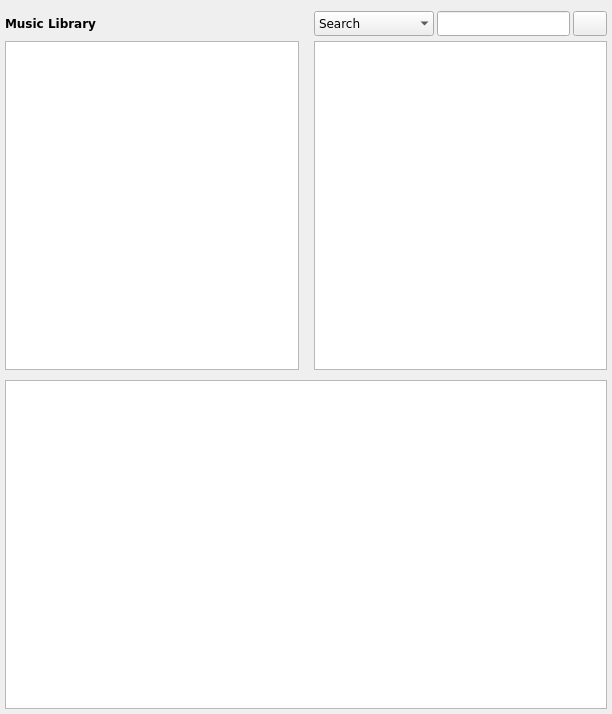
<?xml version="1.0" encoding="UTF-8"?>
<ui version="4.0">
 <class>Library_windowed</class>
 <widget class="QWidget" name="Library_windowed">
  <property name="geometry">
   <rect>
    <x>0</x>
    <y>0</y>
    <width>612</width>
    <height>714</height>
   </rect>
  </property>
  <property name="minimumSize">
   <size>
    <width>0</width>
    <height>0</height>
   </size>
  </property>
  <property name="focusPolicy">
   <enum>Qt::StrongFocus</enum>
  </property>
  <property name="windowTitle">
   <string>Library</string>
  </property>
  <layout class="QGridLayout" name="gridLayout">
   <property name="leftMargin">
    <number>5</number>
   </property>
   <property name="rightMargin">
    <number>5</number>
   </property>
   <property name="bottomMargin">
    <number>5</number>
   </property>
   <property name="horizontalSpacing">
    <number>15</number>
   </property>
   <property name="verticalSpacing">
    <number>5</number>
   </property>
   <item row="4" column="0" colspan="4">
    <widget class="LibraryView" name="tb_title">
     <property name="sizePolicy">
      <sizepolicy hsizetype="Preferred" vsizetype="MinimumExpanding">
       <horstretch>0</horstretch>
       <verstretch>0</verstretch>
      </sizepolicy>
     </property>
     <property name="font">
      <font>
       <family>DejaVu Sans</family>
       <pointsize>8</pointsize>
       <weight>75</weight>
       <bold>true</bold>
      </font>
     </property>
     <property name="layoutDirection">
      <enum>Qt::LeftToRight</enum>
     </property>
     <property name="frameShadow">
      <enum>QFrame::Sunken</enum>
     </property>
     <property name="editTriggers">
      <set>QAbstractItemView::NoEditTriggers</set>
     </property>
     <property name="showDropIndicator" stdset="0">
      <bool>false</bool>
     </property>
     <property name="dragEnabled">
      <bool>true</bool>
     </property>
     <property name="dragDropMode">
      <enum>QAbstractItemView::DragOnly</enum>
     </property>
     <property name="alternatingRowColors">
      <bool>true</bool>
     </property>
     <property name="selectionMode">
      <enum>QAbstractItemView::ExtendedSelection</enum>
     </property>
     <property name="selectionBehavior">
      <enum>QAbstractItemView::SelectRows</enum>
     </property>
     <property name="textElideMode">
      <enum>Qt::ElideLeft</enum>
     </property>
     <property name="verticalScrollMode">
      <enum>QAbstractItemView::ScrollPerPixel</enum>
     </property>
     <property name="horizontalScrollMode">
      <enum>QAbstractItemView::ScrollPerPixel</enum>
     </property>
     <property name="showGrid">
      <bool>false</bool>
     </property>
     <property name="gridStyle">
      <enum>Qt::DotLine</enum>
     </property>
     <property name="sortingEnabled">
      <bool>true</bool>
     </property>
     <property name="wordWrap">
      <bool>false</bool>
     </property>
     <property name="cornerButtonEnabled">
      <bool>true</bool>
     </property>
     <attribute name="horizontalHeaderCascadingSectionResizes">
      <bool>true</bool>
     </attribute>
     <attribute name="horizontalHeaderHighlightSections">
      <bool>false</bool>
     </attribute>
     <attribute name="horizontalHeaderMinimumSectionSize">
      <number>23</number>
     </attribute>
     <attribute name="horizontalHeaderShowSortIndicator" stdset="0">
      <bool>true</bool>
     </attribute>
     <attribute name="horizontalHeaderStretchLastSection">
      <bool>true</bool>
     </attribute>
     <attribute name="verticalHeaderVisible">
      <bool>false</bool>
     </attribute>
     <attribute name="verticalHeaderDefaultSectionSize">
      <number>20</number>
     </attribute>
     <attribute name="verticalHeaderMinimumSectionSize">
      <number>20</number>
     </attribute>
    </widget>
   </item>
   <item row="2" column="2" colspan="2">
    <widget class="LibraryView" name="lv_album">
     <property name="sizePolicy">
      <sizepolicy hsizetype="Expanding" vsizetype="Expanding">
       <horstretch>1</horstretch>
       <verstretch>0</verstretch>
      </sizepolicy>
     </property>
     <property name="minimumSize">
      <size>
       <width>200</width>
       <height>0</height>
      </size>
     </property>
     <property name="font">
      <font>
       <family>DejaVu Sans</family>
       <pointsize>8</pointsize>
       <weight>75</weight>
       <bold>true</bold>
      </font>
     </property>
     <property name="layoutDirection">
      <enum>Qt::LeftToRight</enum>
     </property>
     <property name="frameShadow">
      <enum>QFrame::Sunken</enum>
     </property>
     <property name="autoScroll">
      <bool>false</bool>
     </property>
     <property name="editTriggers">
      <set>QAbstractItemView::NoEditTriggers</set>
     </property>
     <property name="selectionBehavior">
      <enum>QAbstractItemView::SelectRows</enum>
     </property>
     <property name="verticalScrollMode">
      <enum>QAbstractItemView::ScrollPerPixel</enum>
     </property>
     <property name="horizontalScrollMode">
      <enum>QAbstractItemView::ScrollPerPixel</enum>
     </property>
     <property name="showGrid">
      <bool>false</bool>
     </property>
     <property name="gridStyle">
      <enum>Qt::DotLine</enum>
     </property>
     <property name="sortingEnabled">
      <bool>true</bool>
     </property>
     <property name="wordWrap">
      <bool>false</bool>
     </property>
     <attribute name="horizontalHeaderHighlightSections">
      <bool>false</bool>
     </attribute>
     <attribute name="horizontalHeaderStretchLastSection">
      <bool>true</bool>
     </attribute>
     <attribute name="verticalHeaderVisible">
      <bool>false</bool>
     </attribute>
     <attribute name="verticalHeaderDefaultSectionSize">
      <number>20</number>
     </attribute>
     <attribute name="verticalHeaderMinimumSectionSize">
      <number>20</number>
     </attribute>
    </widget>
   </item>
   <item row="2" column="0" colspan="2">
    <widget class="LibraryView" name="lv_artist">
     <property name="sizePolicy">
      <sizepolicy hsizetype="Expanding" vsizetype="Expanding">
       <horstretch>1</horstretch>
       <verstretch>0</verstretch>
      </sizepolicy>
     </property>
     <property name="minimumSize">
      <size>
       <width>200</width>
       <height>0</height>
      </size>
     </property>
     <property name="font">
      <font>
       <family>DejaVu Sans</family>
       <pointsize>8</pointsize>
       <weight>75</weight>
       <bold>true</bold>
      </font>
     </property>
     <property name="layoutDirection">
      <enum>Qt::LeftToRight</enum>
     </property>
     <property name="frameShadow">
      <enum>QFrame::Sunken</enum>
     </property>
     <property name="autoScroll">
      <bool>false</bool>
     </property>
     <property name="editTriggers">
      <set>QAbstractItemView::NoEditTriggers</set>
     </property>
     <property name="selectionBehavior">
      <enum>QAbstractItemView::SelectRows</enum>
     </property>
     <property name="verticalScrollMode">
      <enum>QAbstractItemView::ScrollPerPixel</enum>
     </property>
     <property name="horizontalScrollMode">
      <enum>QAbstractItemView::ScrollPerPixel</enum>
     </property>
     <property name="showGrid">
      <bool>false</bool>
     </property>
     <property name="gridStyle">
      <enum>Qt::DotLine</enum>
     </property>
     <property name="sortingEnabled">
      <bool>true</bool>
     </property>
     <property name="wordWrap">
      <bool>false</bool>
     </property>
     <attribute name="horizontalHeaderHighlightSections">
      <bool>false</bool>
     </attribute>
     <attribute name="horizontalHeaderStretchLastSection">
      <bool>true</bool>
     </attribute>
     <attribute name="verticalHeaderVisible">
      <bool>false</bool>
     </attribute>
     <attribute name="verticalHeaderDefaultSectionSize">
      <number>20</number>
     </attribute>
     <attribute name="verticalHeaderMinimumSectionSize">
      <number>20</number>
     </attribute>
    </widget>
   </item>
   <item row="3" column="0" colspan="2">
    <widget class="QFrame" name="frame">
     <property name="font">
      <font>
       <family>DejaVu Sans</family>
      </font>
     </property>
     <property name="frameShape">
      <enum>QFrame::StyledPanel</enum>
     </property>
     <property name="frameShadow">
      <enum>QFrame::Raised</enum>
     </property>
    </widget>
   </item>
   <item row="1" column="2" colspan="2">
    <layout class="QHBoxLayout" name="horizontalLayout">
     <property name="spacing">
      <number>3</number>
     </property>
     <item>
      <widget class="QComboBox" name="combo_searchfilter">
       <property name="minimumSize">
        <size>
         <width>120</width>
         <height>25</height>
        </size>
       </property>
       <property name="maximumSize">
        <size>
         <width>120</width>
         <height>25</height>
        </size>
       </property>
       <property name="font">
        <font>
         <family>DejaVu Sans</family>
         <pointsize>9</pointsize>
         <weight>50</weight>
         <bold>false</bold>
        </font>
       </property>
       <property name="focusPolicy">
        <enum>Qt::NoFocus</enum>
       </property>
       <property name="toolTip">
        <string>Shortcuts: &lt;br /&gt;Search &lt;span style=&quot; font-weight:600;&quot;&gt;s: &lt;br /&gt; &lt;/span&gt;Genre &lt;span style=&quot; font-weight:600;&quot;&gt;g: &lt;br /&gt;&lt;/span&gt;Path &lt;span style=&quot; font-weight:600;&quot;&gt;p:&lt;br/&gt;</string>
       </property>
       <property name="sizeAdjustPolicy">
        <enum>QComboBox::AdjustToMinimumContentsLength</enum>
       </property>
       <property name="minimumContentsLength">
        <number>120</number>
       </property>
       <property name="frame">
        <bool>false</bool>
       </property>
       <item>
        <property name="text">
         <string>Search</string>
        </property>
       </item>
       <item>
        <property name="text">
         <string>Genre</string>
        </property>
       </item>
       <item>
        <property name="text">
         <string>Path</string>
        </property>
       </item>
      </widget>
     </item>
     <item>
      <widget class="QLineEdit" name="le_search">
       <property name="minimumSize">
        <size>
         <width>0</width>
         <height>25</height>
        </size>
       </property>
       <property name="maximumSize">
        <size>
         <width>16777215</width>
         <height>25</height>
        </size>
       </property>
       <property name="font">
        <font>
         <family>DejaVu Sans</family>
         <pointsize>9</pointsize>
        </font>
       </property>
       <property name="focusPolicy">
        <enum>Qt::ClickFocus</enum>
       </property>
       <property name="toolTip">
        <string>Search for title, interprets and albums</string>
       </property>
      </widget>
     </item>
     <item>
      <widget class="QPushButton" name="btn_clear">
       <property name="minimumSize">
        <size>
         <width>0</width>
         <height>25</height>
        </size>
       </property>
       <property name="maximumSize">
        <size>
         <width>34</width>
         <height>25</height>
        </size>
       </property>
       <property name="font">
        <font>
         <family>DejaVu Sans</family>
        </font>
       </property>
       <property name="focusPolicy">
        <enum>Qt::NoFocus</enum>
       </property>
       <property name="toolTip">
        <string>Show all interprets, albums, tracks</string>
       </property>
       <property name="text">
        <string/>
       </property>
      </widget>
     </item>
    </layout>
   </item>
   <item row="1" column="0" colspan="2">
    <layout class="QHBoxLayout" name="horizontalLayout_2">
     <item>
      <widget class="QLabel" name="lab_music_library">
       <property name="sizePolicy">
        <sizepolicy hsizetype="Maximum" vsizetype="Preferred">
         <horstretch>0</horstretch>
         <verstretch>0</verstretch>
        </sizepolicy>
       </property>
       <property name="font">
        <font>
         <family>DejaVu Sans</family>
         <pointsize>9</pointsize>
         <weight>75</weight>
         <bold>true</bold>
        </font>
       </property>
       <property name="text">
        <string>Music Library  </string>
       </property>
      </widget>
     </item>
     <item>
      <widget class="QLabel" name="lab_status">
       <property name="font">
        <font>
         <family>DejaVu Sans</family>
        </font>
       </property>
       <property name="text">
        <string/>
       </property>
      </widget>
     </item>
     <item>
      <widget class="QPushButton" name="btn_info">
       <property name="minimumSize">
        <size>
         <width>24</width>
         <height>24</height>
        </size>
       </property>
       <property name="maximumSize">
        <size>
         <width>24</width>
         <height>24</height>
        </size>
       </property>
       <property name="font">
        <font>
         <family>DejaVu Sans</family>
        </font>
       </property>
       <property name="focusPolicy">
        <enum>Qt::NoFocus</enum>
       </property>
       <property name="text">
        <string/>
       </property>
       <property name="iconSize">
        <size>
         <width>24</width>
         <height>24</height>
        </size>
       </property>
       <property name="flat">
        <bool>true</bool>
       </property>
      </widget>
     </item>
    </layout>
   </item>
  </layout>
 </widget>
 <customwidgets>
  <customwidget>
   <class>LibraryView</class>
   <extends>QTableView</extends>
   <header>GUI/library/view/LibraryView.h</header>
  </customwidget>
 </customwidgets>
 <resources/>
 <connections/>
</ui>
